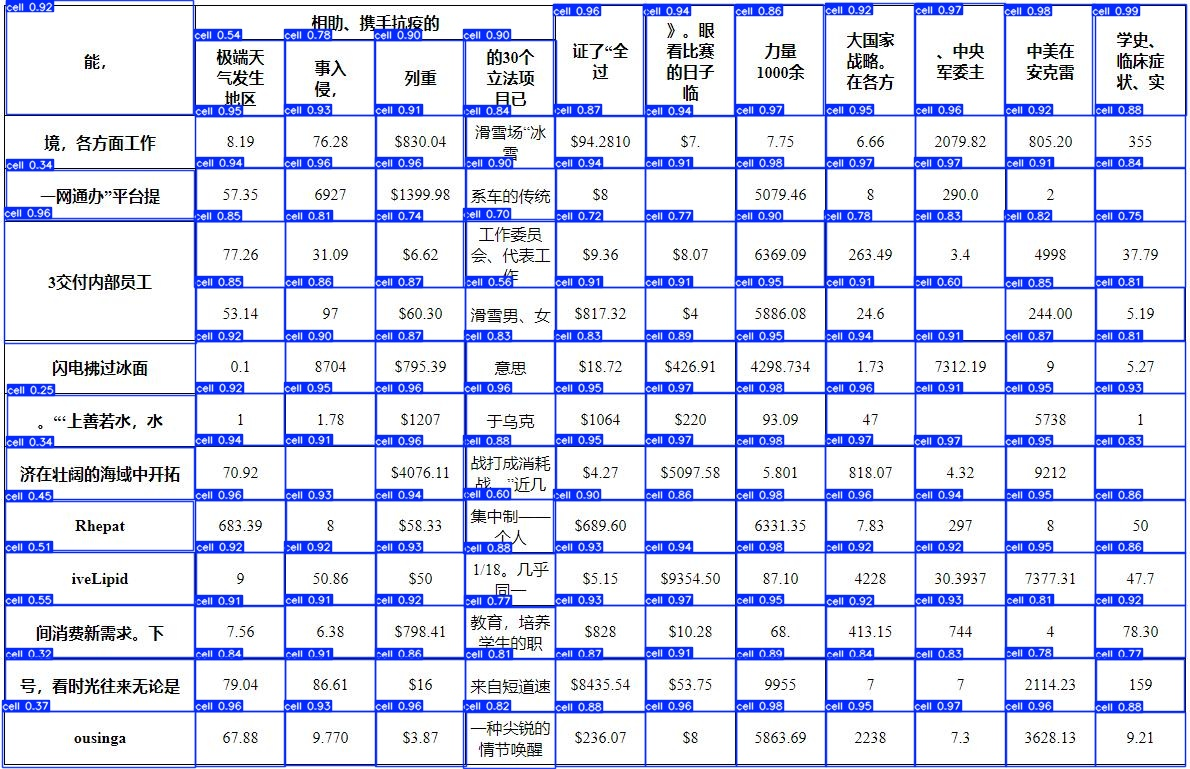
#> input picture yolov12/runs/detect/predict/607.jpg, 1190 x 769 px, found by its file name
$ python predo.py
#> lines starting #> are read from the running program, lines starting #| are printed output that depends on the picture; after the words box and inside, x2 and y2 are one past the last pixel; in counts of white or black regions, pixels touching at a corner belong together
import cv2
import numpy as np

img = cv2.imread("/home/zyb/百度飞桨领航团/学习项目/CV项目/table_analyze/table_gen_dataset/table_img/607.jpg", 0)  # 灰度
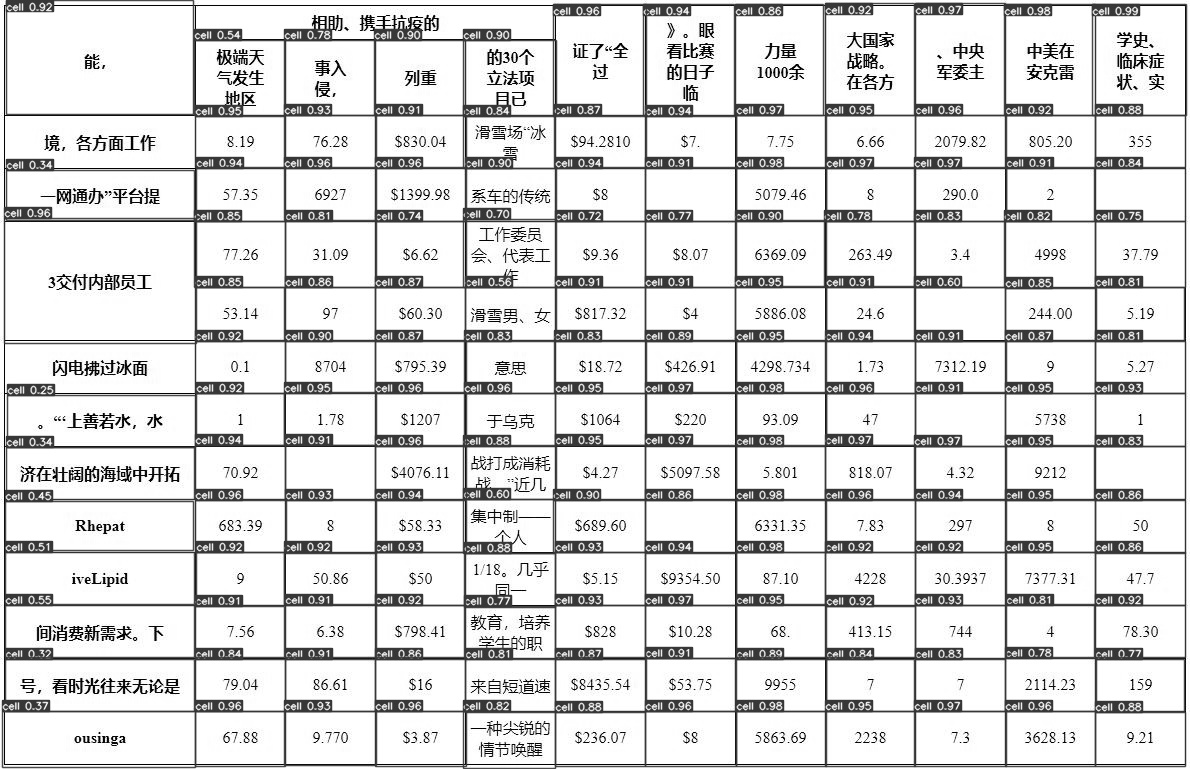
#> img: shape (769, 1190); min 0, max 255, mean 221.5
# 反色二值化，线条变成白色，背景黑
_, binary = cv2.threshold(img, 128, 255, cv2.THRESH_BINARY_INV + cv2.THRESH_OTSU)
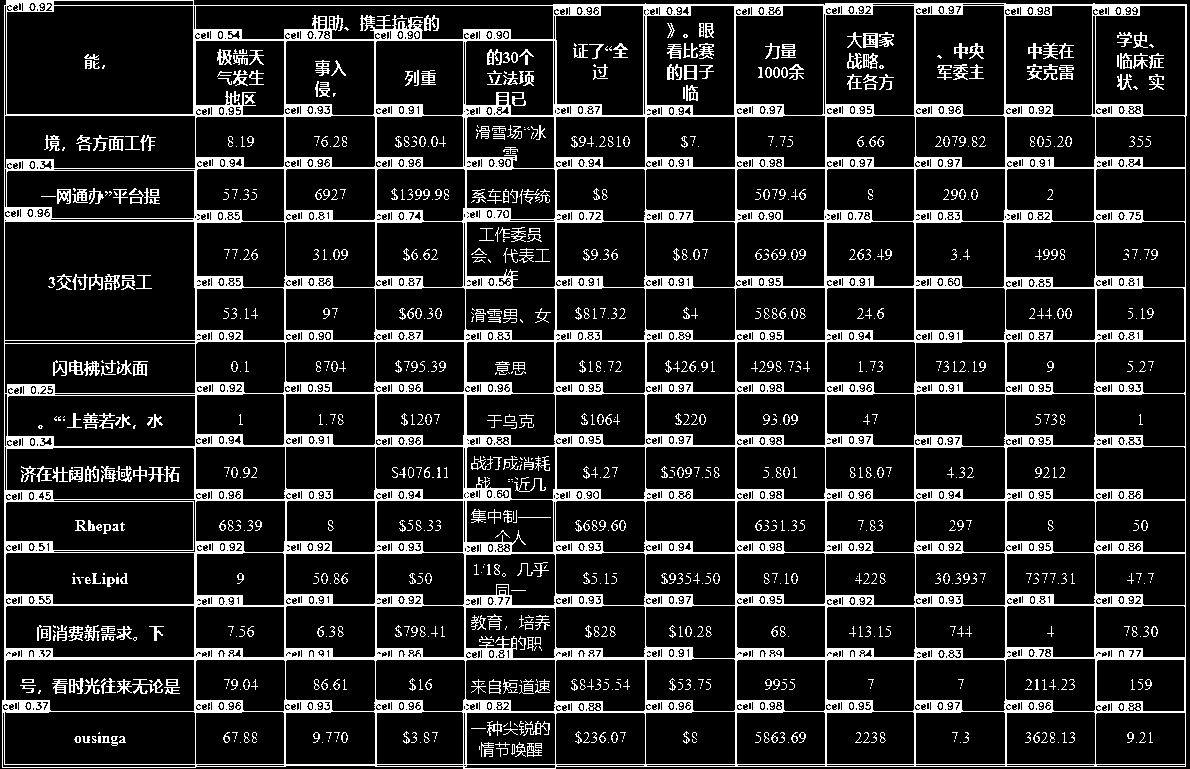
#> binary: shape (769, 1190); 14.7% white; 1220 white regions (679 under 20 px), largest, box (x1, y1, x2, y2) and area: (2, 0, 1187, 769) 104041, (863, 33, 878, 48) 156, (523, 721, 550, 736) 141

# ===== 提取水平方向线条 =====
h_kernel = cv2.getStructuringElement(cv2.MORPH_RECT, (40, 1))
h_lines = cv2.morphologyEx(binary, cv2.MORPH_OPEN, h_kernel)
#> h_lines: shape (769, 1190); 5.5% white in thin lines or dots

# ===== 提取垂直方向线条 =====
v_kernel = cv2.getStructuringElement(cv2.MORPH_RECT, (1, 40))
v_lines = cv2.morphologyEx(binary, cv2.MORPH_OPEN, v_kernel)
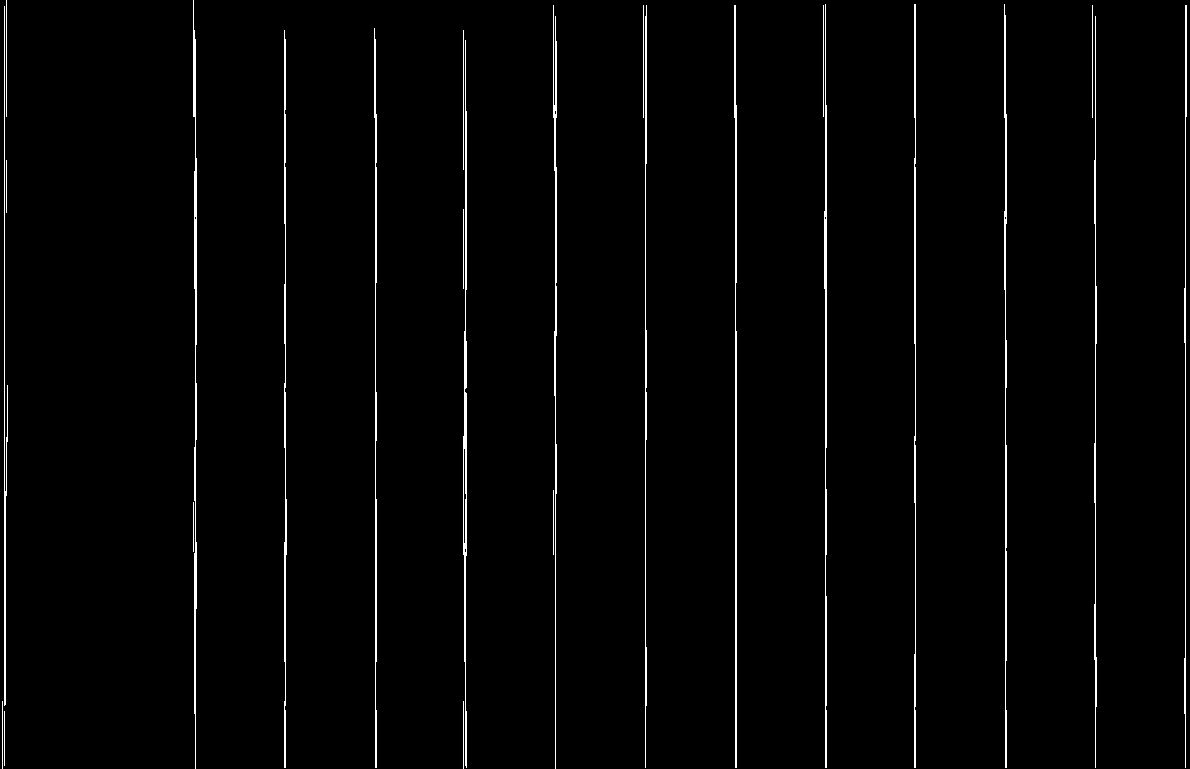
#> v_lines: shape (769, 1190); 1.9% white in thin lines or dots

# ===== 合并线条 =====
table_lines = cv2.add(h_lines, v_lines)
#> table_lines: shape (769, 1190); 7.3% white in thin lines or dots

# ===== 可选：细化/加粗线条 =====
table_lines = cv2.dilate(table_lines, np.ones((2,2), np.uint8), iterations=1)
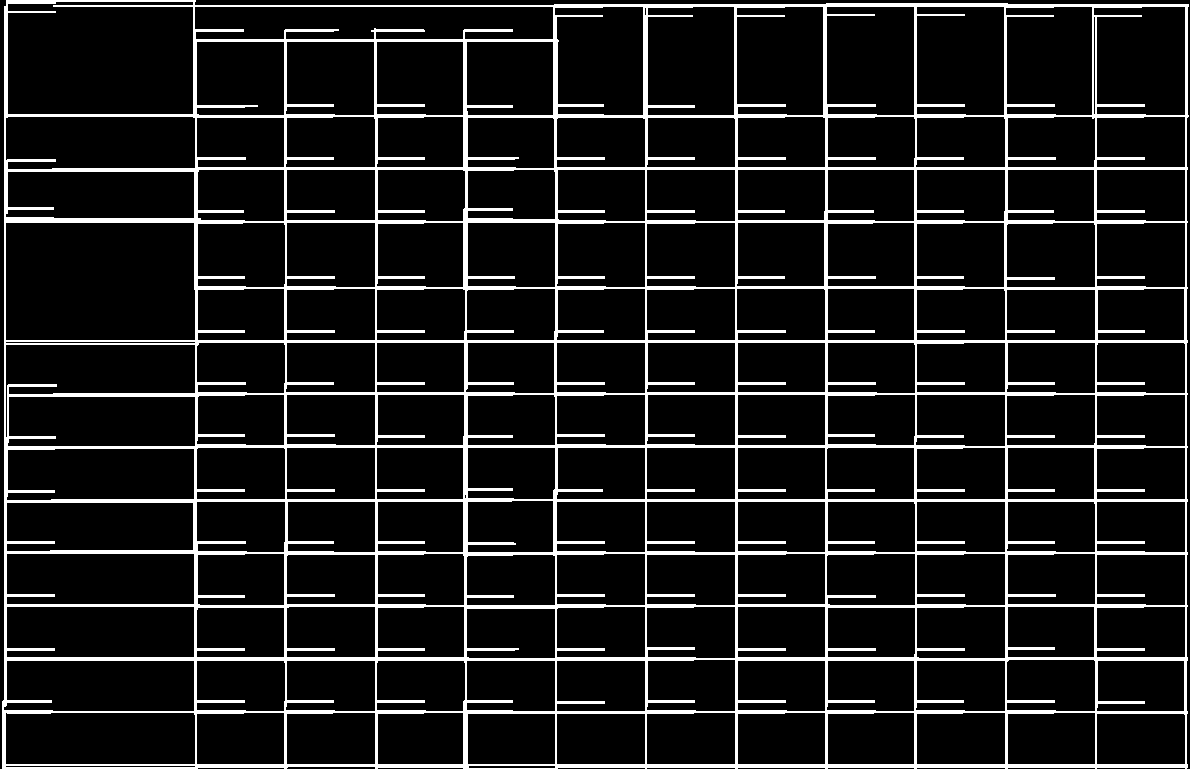
#> table_lines: shape (769, 1190); 11.3% white; 1 white region, box (x1, y1, x2, y2) and area: (2, 0, 1189, 769) 103285

# ===== 创建一张纯白背景图，把线画上去 =====
clean_table = 255 * np.ones_like(img)  # 全白背景
clean_table[table_lines > 0] = 0       # 线条部分设为黑色

# 保存结果
cv2.imwrite("clean_table.jpg", clean_table)

# 显示结果
cv2.imshow("Clean Table", clean_table)
cv2.waitKey(0)
cv2.destroyAllWindows()
